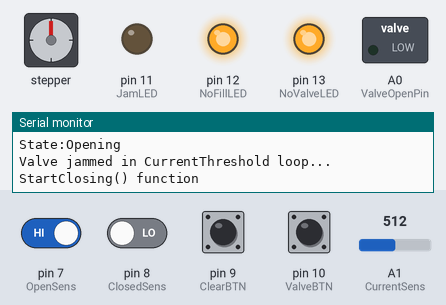
A sketch run on a simulated Arduino Uno, built with avr-gcc and run on an emulated ATmega328P. Parts: stepper motor, switched loads named in the sketch (green lamp = pin HIGH), output pins drawn as LEDs (lit = HIGH), the last lines printed to the serial monitor. Wiring (inferred from the names in the program): stepper motor (200 steps per turn assumed): coils A2, A4, A3, A5. Dashed ring = blinking. The inputs (shaded band) are chosen by the test bench; at power-on: pin 7 (OpenSens), pin 10 (ValveBTN) HIGH, pin 8 (ClosedSens), pin 9 (ClearBTN) LOW, A1 (CurrentSens) = 512. EEPROM starts erased; pins used as bus, display or sensor lines are not drawn.

Above: at 2.7 s.
2.8 s: pin 9 (ClearBTN) pulled HIGH for 1 s
At 3.3 s:
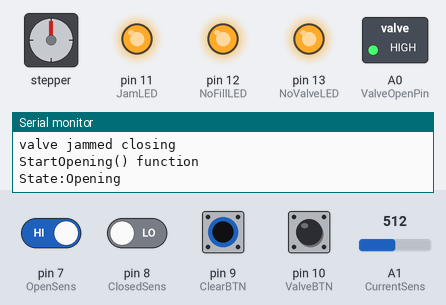
6.3 s: pin 8 (ClosedSens) driven HIGH
At 8.2 s:
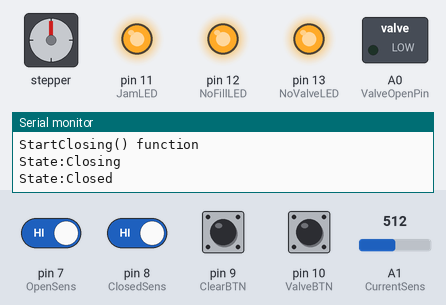
8.5 s: pin 10 (ValveBTN) pulled LOW for 0.15 s
At 9.1 s:
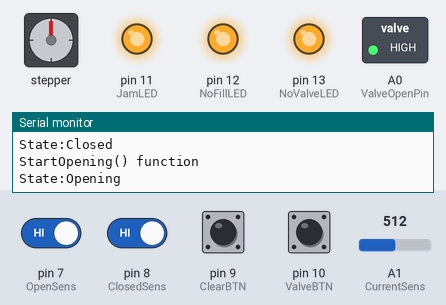
Timing chart, 0 to 11.5 s (numbered marks = the images above; inputs shaded):
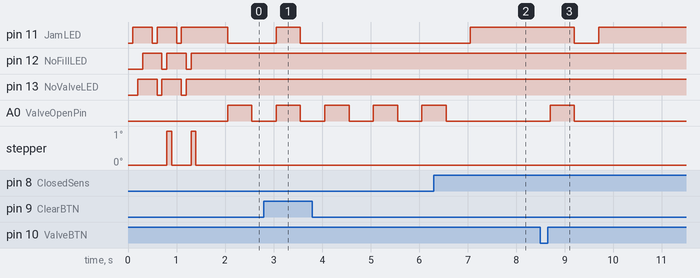

Measured:
- after the input at 2.8 s, pin 11 (JamLED): LOW → HIGH after 0.25 s, → LOW 0.50 s later
- after the input at 6.3 s, pin 11 (JamLED): LOW → HIGH after 0.76 s
- after the input at 8.5 s, pin 11 (JamLED): HIGH → LOW after 0.70 s, → HIGH 0.50 s later; A0 (ValveOpenPin): LOW → HIGH after 0.20 s, → LOW 0.50 s later
- by itself, A0 (ValveOpenPin): alternates HIGH for 0.50 s and LOW for 0.50 s

The sketch:

cfeed.ino
```cpp
 /*
APL Continuous Feed Controller
This code lives on an Arduino Uno that operates an automatic valve for maintaining a constant
level of solid fuel in the hopper of a power pallet.
*/

#include <EEPROM.h>

//{ CFeed2 board pinout
#define ValveOpenPin	A0
#define ValveClosePin	A2
#define FillPin       A5
#define AlarmPin      2

#define JamLED     11
#define NoValveLED 13
#define NoFillLED  12
#define BridgeLED  A4
#define LockedLED  A3

#define UpperSens  6
#define LowerSens  5
#define OpenSens   7
#define ClosedSens 8
#define ValveBTN   10
#define ClearBTN   9
#define CurrentSens A1

///////////////////////////////////////////////////////////////////////////////////////
// defining Fuel3 to use BridgeLED to indicate when the Right Ultrasonic sensor goes high
// defining Fuel4 to use NoValveLED to indicate when the Left Ultrasonic sensorts goes high
///////////////////////////////////////////////////////////////////////////////////////

#define RtSens  4
#define LftSens 3
//}

//{ State Enumeration
#define Closed_state 0
#define Opening_state 1
#define Open_state 2
#define Closing_state 3
#define Filling_state 4
#define WaitingToClose_state 5
#define TryToClear_valve 6
//}

//{ Timings in milliseconds
#define MaxMotorTime 26000
#define OpenInrushTime 500
#define CloseInrushTime 500
#define MaxFillTime  240000            // 4 minutes
#define WaitToCloseTime 2000
#define DebounceTime 50
//}

//{ Other #defines
#define CurrentThreshold 180           // was 80 which should be ~5A, changed to 120. Changed to 180 by SS (1/20/2017)
#define HighPowerCurrentThreshold 200  // should  be ~12A
#define L_ON 0
#define L_OFF 1
#define locked_EE_address 0
//}

//{ Variables
int state = 0;
int current = 0;
long duration = 0;
boolean locked  = 0;
boolean last_locked = 0;
boolean bridged = 0;
boolean debug = true;
boolean valve_btn_press = 0;
unsigned long start_time = 0;
//}

///////////////////////////////////////////////////////////////
// Now that preprocessor definitions are done we can start making things happen.
///////////////////////////////////////////////////////////////
void setup() {
  Serial.begin(57600);
  pinMode(ValveOpenPin, OUTPUT);
  pinMode(ValveClosePin, OUTPUT);
  pinMode(FillPin, OUTPUT);

  pinMode(JamLED, OUTPUT);
  pinMode(NoValveLED, OUTPUT);
  pinMode(NoFillLED, OUTPUT);
  pinMode(BridgeLED, OUTPUT);
  pinMode(LockedLED, OUTPUT);


  pinMode(UpperSens, INPUT);
  pinMode(LowerSens, INPUT);
  pinMode(OpenSens, INPUT);
  pinMode(ClosedSens, INPUT);
  pinMode(ValveBTN, INPUT);
  pinMode(ClearBTN, INPUT);

 //adding fuel 3 and 4

  pinMode(RtSens, INPUT);
  pinMode(LftSens, INPUT);

  //////////////////////////////////////////////////////////////////////////////////////
  // Do a nice little light show to indicate that setup is running for
  // those who may not have a serial monitor connected. the delay() calls
  // give us a little time for the main power to come on and sensors to accurately
  // read initial valve position.
  /////////////////////////////////////////////////////////////////////////////////
  // TODO: Flash firmware version number with the LEDs on startup. having units deployed
  // at different develoment cycles will potentially become confusing.
  for (int i=0; i<3; i++) {
    digitalWrite(JamLED, L_ON);
    delay(100);
    digitalWrite(JamLED, L_OFF);

    digitalWrite(NoValveLED, L_ON);
    delay(100);
    digitalWrite(NoValveLED, L_OFF);

    digitalWrite(NoFillLED, L_ON);
    delay(100);
    digitalWrite(NoFillLED, L_OFF);

    digitalWrite(BridgeLED, L_ON);
    delay(100);
    digitalWrite(BridgeLED, L_OFF);

    digitalWrite(LockedLED, L_ON);
    delay(100);
    digitalWrite(LockedLED, L_OFF);
  }
  digitalWrite(NoValveLED, L_OFF);            // i'm not sure this line is necessary


  // Make sure nothing is moving
  digitalWrite(ValveOpenPin, LOW);
  digitalWrite(ValveClosePin, LOW);

  ////////////////////////////////////////////////////////////////////////////////
  // Read the proximity sensors to determine the state of the valve
  // and the appropriate action to take at power-up.
  ////////////////////////////////////////////////////////////////////////////

  if(debug) {Serial.println("Initial valve close check");}

  locked = EEPROM.read(locked_EE_address);   // read the stored locked state from last time we had power.
  last_locked = locked;
  digitalWrite(LockedLED, (!locked));        // update LED state

  if (digitalRead(ClosedSens))               // if the closed sensor is lit, we're already closed, so wake in closed state.
    state = Closed_state;

  else if(locked)                            // if the valve is not closed, but we were locked before, stay put (open state).
    state = Open_state;

  else                                       // if the valve isn't closed, and we weren't locked before power cycle, try to close.
    StartClosing();


  //////////////////////////////////////////////////////////////////////////////////
  // The unit now wakes in the state it was in before it shut down with respect to
  // manual vs automatic or "locked" mode.  This is to prevent a brief power outage from
  // causing a stuck-open condition, but also to protect servicemen/servicewomen in the
  // event of a similar brief power interruption.
  ///////////////////////////////////////////////////////////////////////////
}

/////////////////////////////////////////////////////////////////////////////
// Main loop
/////////////////////////////////////////////////////////////////////////////
void loop() {
  CheckState();
 // CheckForBridging();                        //using to check top sensor states
  CheckLocked();

  CheckButtons();
}

/////////////////////////////////////////////////////////////////////////////
// First check whether we are in manual or automatic mode.
/////////////////////////////////////////////////////////////////////////////
void CheckLocked() {                           // This function updates the LED and EEPROM mirrors of the locked bit.
  if(locked == last_locked)                    // only run if locked has changed. (to preserve EEPROM)
    return;
  last_locked = locked;                        // update last_locked to new value.
  digitalWrite(LockedLED, (!locked));          // update LED state
  EEPROM.write(locked_EE_address, locked);     // store new value in EEPROM
}

/////////////////////////////////////////////////////////////////////////////
// State machine state transitions triggered through a switch case. See bottom of doc for state enumeration of tasks.
/////////////////////////////////////////////////////////////////////////////
void CheckState() {
static bool state_changed = 0;
static int last_state = 0;
state_changed = (state != last_state);
last_state = state;

  switch (state) {
    case Closed_state:
    if(debug && state_changed) {Serial.println("State:Closed");}
    Closed();
    break;

    case Opening_state:
    if(debug && state_changed) {Serial.println("State:Opening");}
    Opening();
    break;

    case Open_state:
    if(debug && state_changed) {Serial.println("State:Open");}
    Open();
    break;

    case Closing_state:
    if(debug && state_changed) {Serial.println("State:Closing");}
    Closing();
    break;

    case Filling_state:
    if(debug && state_changed) {Serial.println("State:Filling");}
    Filling();
    break;

    case WaitingToClose_state:
    if(debug && state_changed) {Serial.println("State:WaitingToClose");}
    WaitingToClose();
    break;

    /* case TryToClear_valve:
    if(debug && state_changed) {Serial.println("State:TryToClear");}
    TryToClearValveJam();
    break; */

    default:
    state = 0;
  }
}
/////////////////////////////////////////////////////////////////////////////
//Hope this will indicate states of top ultrasonic sensors
//RtSens to the BridgeLED, and Lftsens to the NoValve LED
/////////////////////////////////////////////////////////////////////////////

void CheckRtTopSensor()  {  //this based on the Check Bridging from before, but why the boolean bridging?
if (digitalRead(RtSens) == HIGH)  {        //sensor on
  digitalWrite(BridgeLED, L_ON);
}
   else if (digitalRead(RtSens) == LOW) {  //Sensor shutting off
    digitalWrite(BridgeLED, L_OFF);        //Turn off the LED
   }
}


void CheckLftTopSensor() {
if (digitalRead(LftSens) == HIGH) {
  digitalWrite(NoValveLED, L_ON);
}
   else if (digitalRead(LftSens) == LOW){  //Sensor shutting off
    digitalWrite(NoValveLED, L_OFF);
   }
}

/////////////////////////////////////////////////////////////////////////////
// Listen for valve button press, debounce, update variable
/////////////////////////////////////////////////////////////////////////////
void CheckButtons() {

  static boolean last_sample;
  static boolean this_sample;
  static boolean valve_btn_state;
  static unsigned long last_edge_time;

  if (digitalRead(ClearBTN)) {
    locked = false;
    digitalWrite(NoValveLED, L_OFF);
    digitalWrite(NoFillLED, L_OFF);
    digitalWrite(LockedLED, L_OFF);
    digitalWrite(JamLED, L_OFF);
    digitalWrite(BridgeLED, L_OFF);
  }

  // check Valve button.  double-latch: 1: debounce 2: require release before reset
  last_sample = this_sample;
  this_sample = digitalRead(ValveBTN);

  if (this_sample != last_sample) {
    last_edge_time = millis();
    return;
  }

  if ((this_sample != valve_btn_state) && ((millis() - last_edge_time) > DebounceTime)) {
    // the physical button state has changed and it's been at the new state for longer
    // than the debounce delay, so take it as the actual current state:
    valve_btn_state = this_sample;

    // only set the "press" variable if the btn_state just changed to 1.
    valve_btn_press |= valve_btn_state;
  }
}


/////////////////////////////////////////////////////////////////////////////////
// The following state handles any and every situation where the valve is moving
// towards the open position.  This includes manual operation, normal operation,
// and repeated attempts to close following a valve jam.
///////////////////////////////////////////////////////////////////////////////
void Opening() {
  duration = millis() - start_time;
  current = analogRead(CurrentSens);

  if (valve_btn_press) {                          // button pressed
    // move to open state
    valve_btn_press = 0;
		digitalWrite(ValveOpenPin, LOW);  // why was this removed?
    state = Open_state;
    locked = 1;
    return;
  }

  if (duration < OpenInrushTime) {                // inrush phase, keep going
    return;
  }

  if (duration > MaxMotorTime) { // Valve time-out
    if(debug) {Serial.println("Duration timeout. Duration = "); }
    digitalWrite(NoValveLED, L_ON);
    digitalWrite(ValveOpenPin, LOW);
    locked = true;
    StartClosing();
    return;
  }

  if (current > CurrentThreshold) {
    if(debug) {Serial.println("Valve jammed in CurrentThreshold loop..."); }    // valve jammed

    digitalWrite(ValveOpenPin, LOW);              // current trip, stop opening.
    digitalWrite(JamLED, L_ON);                   // light it up; we got a problem.
    locked = true;                                // stop automatic operation.
    StartClosing();                               // close it up if we can.
  }
  else if (digitalRead(OpenSens) == LOW) {        // reached fully open
    digitalWrite(ValveOpenPin, LOW);              // stop the valve drive motor.

    if(debug) {Serial.println("Fully open state detected..."); }

    digitalWrite(JamLED, L_OFF);                  // clear the error light, the valve is clear.
    if (locked) {                                 // this process began from a button-press
      state = Open_state;
    }
    else {                                        // normal operating conditions
      StartFilling();
    }
  }
}

/////////////////////////////////////////////////////////////////////////////
// Open state, waiting for a reason to close
/////////////////////////////////////////////////////////////////////////////
void Open() {                                     // this is a manual-open state.

  digitalWrite(ValveClosePin, LOW);               // just-in-cases.  There may be tired people working on this.
  digitalWrite(ValveOpenPin, LOW);

  if (valve_btn_press) {
    valve_btn_press = 0;
    locked = 1;
    StartClosing();
    return;
  }
  if (digitalRead(OpenSens) == LOW) {             // reached fully open
    digitalWrite(ValveOpenPin, LOW);              // stop the valve drive motor.
  }
  else if (current > CurrentThreshold) {
    digitalWrite(ValveOpenPin, LOW);
    digitalWrite(ValveClosePin, LOW);
  }
  digitalWrite(ValveOpenPin, LOW);                // stop the valve drive motor.

}

/////////////////////////////////////////////////////////////////////////////
// The following takes care of any and every condition where the
// valve is moving towards the closed condition.  This includes
// repeatedly trying to close following a valve-jam.
/////////////////////////////////////////////////////////////////////////////
void Closing() {
  static byte close_attempts = 0;
  duration = millis() - start_time;
  current = analogRead(CurrentSens);

  if (valve_btn_press) {		          // button press.
    valve_btn_press = 0;
    digitalWrite(ValveClosePin, LOW);
    state = Closed_state;
    locked = 1;
    return;
  }

  if (duration < CloseInrushTime) {		  // inrush phase, keep going
    return;
  }

  if (duration > MaxMotorTime) { 	          // valve time-out
      digitalWrite(NoValveLED, L_ON);
      digitalWrite(ValveClosePin, LOW);
      locked = true;
      state = Open_state;
      return;
  }

  if (!digitalRead(ClosedSens)) {                // valve not yet closed

    if (current > HighPowerCurrentThreshold) {   // valve jam
      if(debug) {Serial.println("valve jammed closing");}
      digitalWrite(ValveClosePin, LOW);          // current trip, stop opening.
      digitalWrite(JamLED, L_ON);

      if (close_attempts < 5) {
        close_attempts++;
	StartOpening();
      }
      else {
        if(debug) Serial.println("no close attempt");
	digitalWrite(AlarmPin, 1);
        state = Open_state;
      }
    }
  }
  else { 					// Valve closed, wait for current trip.
    if(current > CurrentThreshold) {		// Current tripped: Valve fully closed
    digitalWrite(ValveClosePin, LOW);	        // Turn off valve motor.
      digitalWrite(JamLED, L_OFF);              // clear the error light, the valve is clear.
      state = Closed_state;			// enter the closed state
      close_attempts = 0;			// reset close_attempts until next time we jam.
    }

    return;

  }
}


/////////////////////////////////////////////////////////////////////////////
// Closed state, looking for a reason to open
/////////////////////////////////////////////////////////////////////////////
void Closed() {
  digitalWrite(ValveClosePin, LOW);             // just-in-cases.  There may be tired people working on this.
  digitalWrite(ValveOpenPin, LOW);

  if (!locked && !digitalRead(UpperSens) && !digitalRead(LowerSens)) {          //(!locked && !digitalRead(UpperSens) && !digitalRead(LowerSens))
    StartOpening();                             // not filling. we have to open before we fill.
  }
  if (valve_btn_press) {
    valve_btn_press = 0;
    locked = 1;
    StartOpening();
  }

}


/////////////////////////////////////////////////////////////////////////////
// Just what happens when the fill-auger is running.
//////////////////////////////////////////////////////////////////////////
void Filling() {
  duration = millis() - start_time;
  digitalWrite(ValveOpenPin, LOW);

  if (valve_btn_press) {
    // move to open state
    valve_btn_press = 0;
    state = Open_state;
    locked = 1;
    digitalWrite(FillPin, LOW);
    return;
  }

  if (digitalRead(UpperSens)) {     // we only require the upper sensor to see fuel because of the possibility of bridging.
    digitalWrite(FillPin, LOW);     // Sensors read full, stop filling.
    StartWaitingToClose();
  }

  else if (duration > MaxFillTime) {
    digitalWrite(FillPin, LOW);
    locked = true;
    digitalWrite(NoFillLED, L_ON);
    StartWaitingToClose();
  }
}

/////////////////////////////////////////////////////////////////////////////
// Delay time after stopping the fill auger
/////////////////////////////////////////////////////////////////////////////
void WaitingToClose() {
  duration = millis() - start_time;

  if (valve_btn_press) {
    valve_btn_press = 0;
    locked = true;
    Open();
    return;
  }

  if (duration > WaitToCloseTime) {
    StartClosing();
  }
}

/////////////////////////////////////////////////////////////////////////////
// Functions for a more developed valve clearing process
/////////////////////////////////////////////////////////////////////////////
/*void TryToClearValveJam() {
  unsigned long pause_time = 0;
  unsigned long end_time = 4000UL;
  int repetition = 1;
  int oldCurrentSample = 0;
  int newCurrentSample = 0;
  current = analogRead(CurrentSens);
  if (valve_btn_press) {
    valve_btn_press = 0;
    locked = true;
    StartWaitingToClose();
    return;
  }
  if(debug){Serial.println("[***] Trying to clear valve jam! Current =");}

//////////////////////////////////////////////////////////////////////////////////////////
// First thing we need to do is to stop. This is for safety, delay() to
// give some time to anyone needing to clear themselves from the valve, ignore sensors.
///////////////////////////////////////////////////////////////////////////////////////
  if(digitalRead(ValveOpenPin) || digitalRead(ValveClosePin)) {
    digitalWrite(ValveOpenPin, LOW);
    digitalWrite(ValveClosePin, LOW);
    digitalWrite(FillPin, LOW);

    delay(3000);
  }
//////////////////////////////////////////////////////////////////////////////////////
//  TODO: Add some intellegence arround how many times the valve attempts to clear
//  itself before throwing a more serious alarm and stopping in place. Some tuning in
//  hardware and or firmware may be necessary to prevent false positives if the tracks
//  become gummed up.
/////////////////////////////////////////////////////////////////////////////////////
  digitalWrite(ValveClosePin, HIGH);
  //this seems to set "current" to the greater of the last two samples.  FIXME
  for(int sampleSize; sampleSize< 20; sampleSize ++ ) {
    oldCurrentSample = newCurrentSample;
    newCurrentSample = analogRead(CurrentSens);
    if(newCurrentSample<oldCurrentSample){
      current = oldCurrentSample;
    }
    else {
      current = newCurrentSample;
    }
  }

  if (current < HighPowerCurrentThreshold) {
//  for(repetition=1; repetition <= 2; repetition++) {
    if(debug){Serial.println("in the jam loop");}
    GoForwards();
    pause_time = millis();
    while(pause_time < 20000) {    // listen for a button. Tune this to make more responsive.
      if (valve_btn_press) {
        valve_btn_press = 0;
        locked = true;
        return;
      }
//    GoBackwards();
    }
  }
  else {
    digitalWrite(ValveClosePin, HIGH);
    GoBackwards();
  }
  return;
} */


//  TODO: GoBkack/GoFowrward need a little refactoring to work as expected with the
//  calling function above. Currently works but issues are obvious.
/*void GoBackwards() {
  static unsigned long backwards_end_time = 80000;
  unsigned long backwards_start_time = 0;
  if(debug){Serial.println("GoBackwards .... Current:");}

  digitalWrite(ValveOpenPin, HIGH);
  current = analogRead(CurrentSens);
  if(debug){Serial.println(current);}
  backwards_start_time = millis();
  for (int j=0; j<2000; j++) {
    Serial.println(j);
//  while(backwards_start_time < backwards_end_time) {
    if (valve_btn_press) {
      valve_btn_press = 0;
      locked = true;
      return;
    }
  }
  digitalWrite(ValveOpenPin, LOW);
  while(backwards_start_time < 20000) {
    if (valve_btn_press) {
      valve_btn_press = 0;
      locked = true;
      return;
    }
  }
  return;
}*/

/*void GoForwards() {
  static unsigned long forwards_end_time = 80000;
  unsigned long forward_start_time = 0;
  if(debug){Serial.println("GoForwards .... Current:");}

  digitalWrite(ValveClosePin, HIGH);
  current = analogRead(CurrentSens);
  if(debug){Serial.println(current);}
  forward_start_time = millis();
  if(debug){Serial.println(forward_start_time);}
  for (int i=0; i<2000; i++) {
//  while(forward_start_time < forwards_end_time) {
    Serial.println(i);
    if (valve_btn_press) {
      valve_btn_press = 0;
      locked = true;
      return;
    }
//  }
  }
  digitalWrite(ValveClosePin, LOW);
  forward_start_time= millis();
  while(forward_start_time < 20000) {
    if (valve_btn_press) {
      valve_btn_press = 0;
      locked = true;
      return;
    }
  }
  GoBackwards();
//  return;
} */


//////////////////////////////////////////////////////////////////////////////////
// State machine action.
//////////////////////////////////////////////////////////////////////////////////
void StartOpening() {
  if(debug) {Serial.println("StartOpening() function"); }
  state = Opening_state;
  start_time = millis();
  digitalWrite(ValveOpenPin, HIGH);
}

void StartClosing() {
  if(debug) {Serial.println("StartClosing() function"); }
  state = Closing_state;
  start_time = millis();
  digitalWrite(ValveClosePin, HIGH);
  delay(500);

}

void StartFilling() {
  if(debug) {Serial.println("StartFilling() function"); }
  state = Filling_state;
  start_time = millis();
  digitalWrite(FillPin, HIGH);
  Serial.println("Relay");
  Serial.println(FillPin);
}

void StartWaitingToClose() {
  if(debug) {Serial.println("StartWaitingToClose() function"); }
  state = WaitingToClose_state;
  start_time = millis();

}

/* void StartTryingToClearValveJam() {
  if(debug) {Serial.println("TryToClearValve() function"); }
  state = TryToClear_valve;
  start_time = millis();
//  digitalWrite(ValveOpenPin, HIGH);
} */
```
